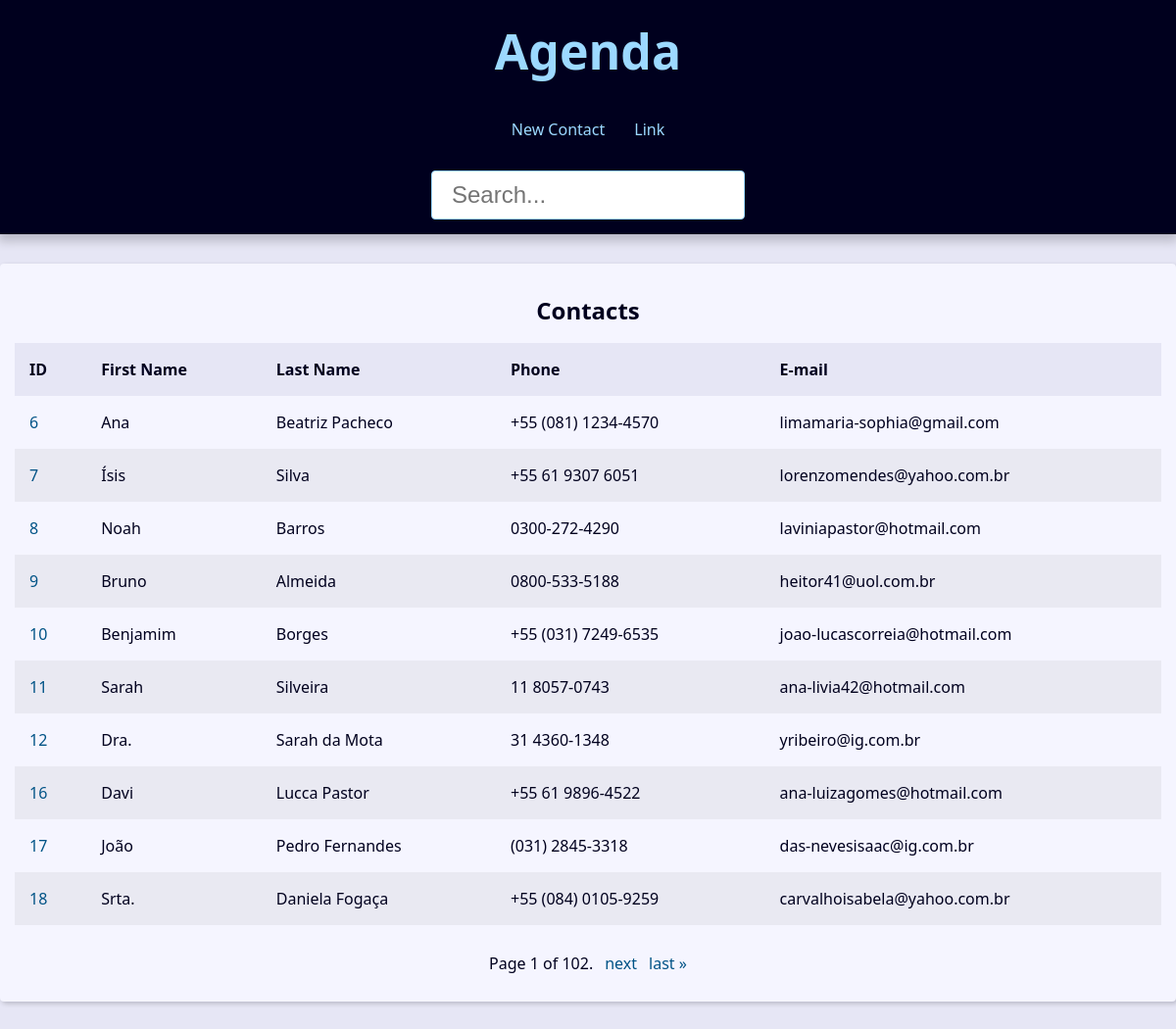
The page / on the database its author committed.
### contact/models.py (models this page shows, shortened)
class Contact( models.Model ):
    name = models.CharField(max_length=50) #field com char de no maximo 50 chars
    last_name = models.CharField(max_length=100)
    phone = models.CharField(max_length=70)
    email = models.EmailField(max_length=254)
    created_at = models.DateTimeField(default=timezone.now) #quando o campo for criado;
    description = models.TextField()
    show = models.BooleanField(default=True)
    picture = models.ImageField(blank=True,upload_to='pictures/%Y%m')
    category = models.ForeignKey(Category,on_delete=models.SET_NULL,blank=True, null=True) # CASCADE = deletando category, o contato sera deletado tambem
    owner = models.ForeignKey(User,on_delete=models.SET_NULL,null=True)

### contact/views/contact_views.py (the view)
# urls.py: path('', views.index, name='index'),
def index(request):
    contacts = Contact.objects.filter(show = True).order_by('id')
    paginator = Paginator(contacts, 10)  # Show 10 contacts per page.
    page_number = request.GET.get("page")
    page_obj = paginator.get_page(page_number)
    context = {
        'page_obj' : page_obj,
        'title' : 'Agenda'
    }
    return render(request,'contact/index.html',context)

### contact/templates/contact/index.html
{% extends 'global/base.html' %}
{% block content %}
  {% if page_obj %}
  <div class="responsive-table">
    <table class="contacts-table">
      <caption class="table-caption ">
        Contacts
      </caption>
      <thead>
        <tr class="table-row table-row-header">
          <th class="table-header">ID</th>
          <th class="table-header">First Name</th>
          <th class="table-header">Last Name</th>
          <th class="table-header">Phone</th>
          <th class="table-header">E-mail</th>
        </tr>
      </thead>
      <tbody>
        {% for contact in page_obj %}
          <tr class="table-row">
            <td class="table-cel">
              <a class="table-link" href=" {% url 'contact:contact' contact.id %}">
                {{ contact.id }}
              </a>
            </td>
            <td class="table-cel">
              {{ contact.name }}
            </td>
            <td class="table-cel">
              {{ contact.last_name }}
            </td>
            <td class="table-cel">
              {{ contact.phone }}
            </td>
            <td class="table-cel">
              {{ contact.email }}
            </td>
          </tr>
        {% endfor %}
      </tbody>
    </table>
  </div>
  {% else %}
  <div class="single-contact">
    <p>Nenhum contato encontrado</p>
  </div>
  {% endif %}
{% endblock content %}

### base_static/global/css/style.css (style rules this page uses)
:root { --spacing: 1.5rem; --link-dark-color: rgb(0, 83, 134); --link-light-color: rgb(156, 217, 255); --clr-white: rgb(245, 245, 255); --clr-black: rgb(0, 0, 30); --clr-light-gray: rgb(230, 230, 245); --clr-dark-shadow-5: rgba(0, 0, 10, 5%); --clr-dark-shadow-10: rgba(0, 0, 10, 10%); --clr-dark-shadow-20: rgba(0, 0, 10, 20%); --clr-light-shadow-5: rgba(200, 200, 255, 5%); --clr-light-shadow-10: rgba(200, 200, 255, 10%); --clr-light-shadow-20: rgba(200, 200, 255, 20%); --main-page-width: 120rem; --table-min-width: 60rem; --biggest-font-size: 5rem; --bigger-font-size: 4rem; --big-font-size: 3.2rem; --medium-font-size: 2.4rem; --small-font-size: 1.6rem; --smaller-font-size: 1.4rem; --smallest-font-size: 1.2rem; --transition-fast: 300ms; --transition-medium: 600ms; --transition-slow: 1s; --default-border-radius: 4px; }
*, *::before, *::after { margin: 0; padding: 0; box-sizing: border-box; }
html { font-size: 62.5%; }
body { font-family: system-ui, -apple-system, BlinkMacSystemFont, 'Segoe UI', Roboto, Oxygen, Ubuntu, Cantarell, 'Open Sans', 'Helvetica Neue', sans-serif; line-height: 1.5; font-size: var(--small-font-size); color: var(--clr-black); -webkit-font-smoothing: antialiased; background: var(--clr-light-gray); }
.responsive-table { width: 100%; overflow-x: auto; }
.contacts-table { width: 100%; min-width: var(--table-min-width); border-collapse: collapse; }
.table-caption { font-size: var(--medium-font-size); font-weight: bold; padding: var(--spacing); }
.table-row { text-align: left; text-overflow: ellipsis; transition: background-color var(--transition-fast) ease-in-out; }
.table-row:nth-of-type(2n) { background: var(--clr-dark-shadow-5); }
.table-row-header { background: var(--clr-light-gray); color: var(--clr-black); }
.table-cel, .table-header { padding: var(--spacing); }
.table-link { color: var(--link-dark-color); transition: color var(--transition-fast) ease-in-out; text-decoration: none; }

### rows shown on the page
Contact: id "6", name "Ana", last_name "Beatriz Pacheco", phone "+55 (081) 1234-4570", email "limamaria-sophia@gmail.com"
Contact: id "7", name "Ísis", last_name "Silva", phone "+55 61 9307 6051", email "lorenzomendes@yahoo.com.br"
Contact: id "8", name "Noah", last_name "Barros", phone "0300-272-4290", email "laviniapastor@hotmail.com"
Contact: id "9", name "Bruno", last_name "Almeida", phone "0800-533-5188", email "heitor41@uol.com.br"
Contact: id "10", name "Benjamim", last_name "Borges", phone "+55 (031) 7249-6535", email "joao-lucascorreia@hotmail.com"
Contact: id "11", name "Sarah", last_name "Silveira", phone "11 8057-0743", email "ana-livia42@hotmail.com"
Contact: id "12", name "Dra.", last_name "Sarah da Mota", phone "31 4360-1348", email "yribeiro@ig.com.br"
Contact: id "16", name "Davi", last_name "Lucca Pastor", phone "+55 61 9896-4522", email "ana-luizagomes@hotmail.com"
Contact: id "17", name "João", last_name "Pedro Fernandes", phone "(031) 2845-3318", email "das-nevesisaac@ig.com.br"
Contact: id "18", name "Srta.", last_name "Daniela Fogaça", phone "+55 (084) 0105-9259", email "carvalhoisabela@yahoo.com.br"

### other values the page prints
{{ page_obj.number }} "1"
{{ page_obj.paginator.num_pages }} "102"
